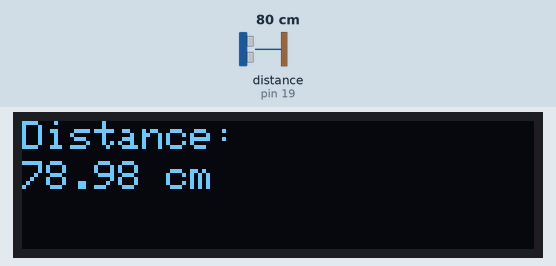
Bench run of a sketch on a simulated Arduino Uno, built with avr-gcc and run on an emulated ATmega328P. On the bench: 128×32 one-colour display. Wiring (inferred from the names in the program): ultrasonic range finder: trigger pin 18; echo pin 19. Inputs (shaded band) come from the test bench; at power-on: distance to the obstacle (sensor on pin 19) 80 cm. The echo pulse lasts 58.3 µs per cm; what the sketch prints to the serial monitor is not drawn.

Above: at 3.2 s.
3.3 s: distance to the obstacle (sensor on pin 19) set to 2 cm
At 5.4 s:
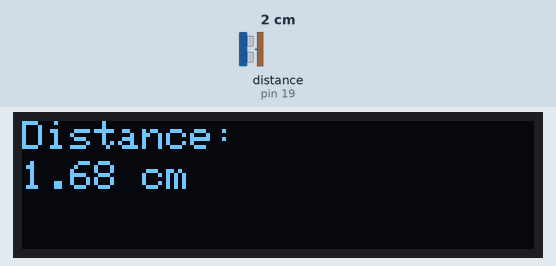
5.6 s: distance to the obstacle (sensor on pin 19) set to 4 cm
At 6.5 s:
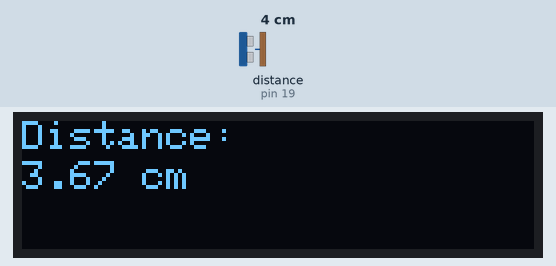
8.2 s: distance to the obstacle (sensor on pin 19) set to 9 cm
At 9.1 s:
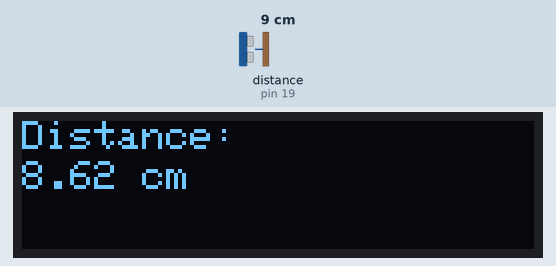
Timing chart, 0 to 11.2 s (numbered marks = the images above; inputs shaded):
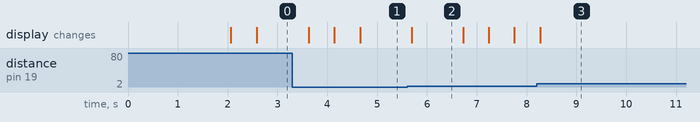

The sketch:

ultrason.ino.ino
```cpp
#include <Wire.h>
#include <Adafruit_SSD1306.h>
#include <Adafruit_GFX.h>

// OLED
#define SCREEN_WIDTH 128
#define SCREEN_HEIGHT 32
#define OLED_ADDRESS 0x3C

// HC-SR04
#define TRIG_PIN 18
#define ECHO_PIN 19

// Objets
Adafruit_SSD1306 display(SCREEN_WIDTH, SCREEN_HEIGHT, &Wire, -1);

void setup() {
  Serial.begin(115200);

  // Initialisation OLED
  if (!display.begin(SSD1306_SWITCHCAPVCC, OLED_ADDRESS)) {
    Serial.println("Écran OLED non détecté !");
    while (1);
  }

  display.clearDisplay();
  display.setTextSize(1);
  display.setTextColor(SSD1306_WHITE);
  display.setCursor(0,0);
  display.println("HC-SR04 Test");
  display.display();
  delay(2000);

  // Initialisation pins HC-SR04
  pinMode(TRIG_PIN, OUTPUT);
  pinMode(ECHO_PIN, INPUT);
}

void loop() {
  // Déclenchement du capteur
  digitalWrite(TRIG_PIN, LOW);
  delayMicroseconds(2);
  digitalWrite(TRIG_PIN, HIGH);
  delayMicroseconds(10);
  digitalWrite(TRIG_PIN, LOW);

  // Lecture du temps echo
  long duration = pulseIn(ECHO_PIN, HIGH);
  // Calcul distance en cm
  float distance = duration * 0.034 / 2;

  // Affichage série
  Serial.print("Distance: ");
  Serial.print(distance);
  Serial.println(" cm");

  // Affichage OLED
  display.clearDisplay();
  display.setCursor(0, 0);
  display.print("Distance:");
  display.setCursor(0, 10);
  display.print(distance);
  display.println(" cm");
  display.display();

  delay(500);
}
```

Measured:
- after the input at 3.3 s, the display: changes after 0.33 s (image 1)
- after the input at 5.6 s, the display: changes after 0.09 s (image 2)
- after the input at 8.2 s, the display: changes after 0.07 s (image 3)
- what the display in image 2 shows lasts 1.0 s, from 5.7 s to 6.7 s
